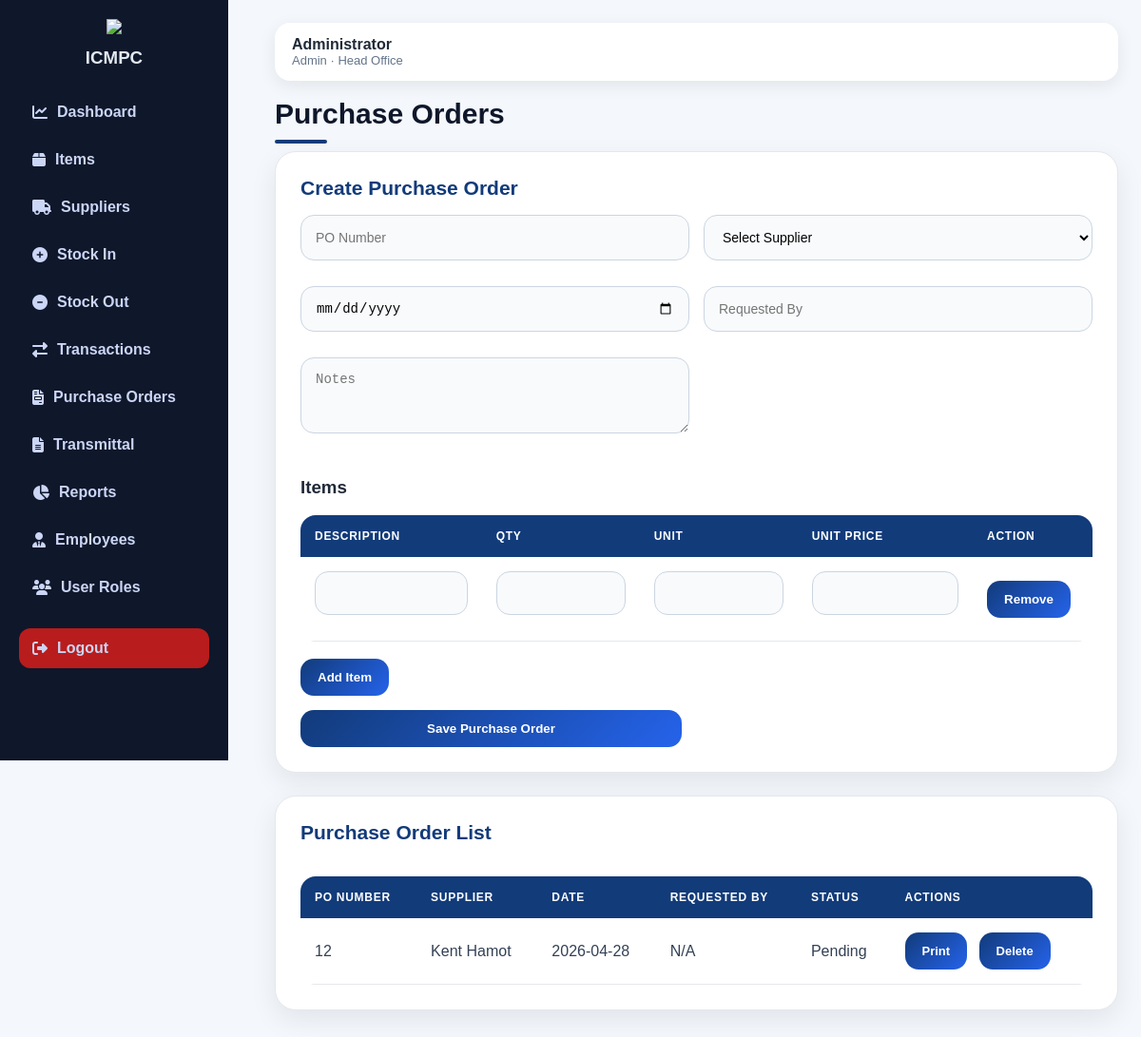
The app's page /purchase-orders (signed in) with its own data.
### tables this page shows
CREATE TABLE purchase_orders (
            id INTEGER PRIMARY KEY AUTOINCREMENT,
            po_number TEXT UNIQUE NOT NULL,
            supplier_id INTEGER,
            po_date TEXT NOT NULL,
            requested_by TEXT,
            status TEXT DEFAULT 'Pending',
            notes TEXT,
            created_at TEXT,
            FOREIGN KEY (supplier_id) REFERENCES suppliers(id)
        );

CREATE TABLE suppliers (
            id INTEGER PRIMARY KEY AUTOINCREMENT,
            name TEXT NOT NULL,
            email TEXT,
            phone TEXT,
            address TEXT,
            tin TEXT,
            vat_type TEXT,
            business_type TEXT,
            created_at TEXT
        , category TEXT, contact_person TEXT);

### app.py (the view, shortened to what this page needs)
@app.route("/purchase-orders", methods=["GET", "POST"])
def purchase_orders():
    check = require_login()
    if check:
        return check
    conn = get_db_connection()
    po_list = fetchall(conn, """
        SELECT purchase_orders.*, suppliers.name AS supplier_name
        FROM purchase_orders
        LEFT JOIN suppliers ON suppliers.id = purchase_orders.supplier_id
        ORDER BY purchase_orders.id DESC
    """)
    supplier_list = fetchall(conn, "SELECT * FROM suppliers ORDER BY name ASC")
    conn.close()
    return render_template(
        "purchase_orders.html",
        purchase_orders=po_list,
        suppliers=supplier_list
    )

### app.py (called while the page is built)
def using_postgres():
    return bool(DATABASE_URL)

def get_db_connection():
    if using_postgres():
        return psycopg2.connect(DATABASE_URL, cursor_factory=psycopg2.extras.RealDictCursor)
    conn = sqlite3.connect(DATABASE)
    conn.row_factory = sqlite3.Row
    return conn

def q(sql):
    if using_postgres():
        return sql.replace("?", "%s")
    return sql

def fetchall(conn, sql, params=()):
    cur = conn.cursor()
    cur.execute(q(sql), params)
    return cur.fetchall()

def logged_in():
    return "user_id" in session

def require_login():
    if not logged_in():
        return redirect(url_for("login"))
    return None

### templates/purchase_orders.html (shortened to what this page needs)
{% extends "base.html" %}
{% block content %}
<h1>Purchase Orders</h1>
<section class="panel">
    <h2>Create Purchase Order</h2>
    <form method="POST" class="form-grid">
        <input name="po_number" placeholder="PO Number" required>
        <select name="supplier_id">
            <option value="">Select Supplier</option>
        </select>
        <input type="date" name="po_date">
        <input name="requested_by" placeholder="Requested By">
        <textarea name="notes" placeholder="Notes"></textarea>
        <div style="grid-column: 1 / -1;">
            <h3>Items</h3>
            <table id="poItemsTable">
                <thead>
                    <tr>
                        <th>Description</th>
                        <th>Qty</th>
                        <th>Unit</th>
                        <th>Unit Price</th>
                        <th>Action</th>
                    </tr>
                </thead>
                <tbody>
                    <tr>
                        <td><input name="description[]" required></td>
                        <td><input name="po_quantity[]" type="number" min="1" required></td>
                        <td><input name="po_unit[]"></td>
                        <td><input name="unit_price[]" type="number" step="0.01"></td>
                        <td>
                            <button type="button" onclick="removePoRow(this)">Remove</button>
                        </td>
                    </tr>
                </tbody>
            </table>
            <br>
            <button type="button" onclick="addPoRow()">Add Item</button>
        </div>
        <button type="submit">Save Purchase Order</button>
    </form>
</section>
<section class="panel">
    <div class="panel-head">
        <h2>Purchase Order List</h2>
    </div>
    <table>
        <thead>
            <tr>
                <th>PO Number</th>
                <th>Supplier</th>
                <th>Date</th>
                <th>Requested By</th>
                <th>Status</th>
                <th>Actions</th>
            </tr>
        </thead>
        <tbody>
        {% for po in purchase_orders %}
            <tr>
                <td>{{ po.po_number }}</td>
                <td>{{ po.supplier_name or "N/A" }}</td>
                <td>{{ po.po_date }}</td>
                <td>{{ po.requested_by or "N/A" }}</td>
                <td>{{ po.status or "Pending" }}</td>
                <td>
                    <a href="{{ url_for('print_purchase_order', po_id=po.id) }}" class="btn-small">Print</a>
                    {% if session.get("role") == "admin" %}
                    <form method="POST" action="{{ url_for('delete_purchase_order', po_id=po.id) }}" style="display:inline;">
                        <button type="submit" class="btn-small" onclick="return confirm('Delete this purchase order?')">
                            Delete
                        </button>
                    </form>
                    {% endif %}
                </td>
            </tr>
        {% else %}
            <tr>
                <td colspan="6">No purchase orders yet.</td>
            </tr>
        {% endfor %}
        </tbody>
    </table>
</section>
{% endblock %}

### static/style.css (style rules this page uses)
* { box-sizing:border-box }
body { margin:0;font-family:Arial,sans-serif;background:#f4f7fb;color:#1f2937 }
.login-card,.panel,.card { background:white;border-radius:18px;box-shadow:0 5px 18px rgba(15,23,42,.08) }
h1 { margin-top:0;color:#0f172a }
.panel { padding:22px;margin-bottom:18px;overflow-x:auto }
.panel-head { display:flex;justify-content:space-between;align-items:center;gap:12px }
.form-grid { display:grid;grid-template-columns:repeat(2,1fr);gap:14px }
input,select,textarea { width:100%;padding:12px;border:1px solid #cbd5e1;border-radius:10px;font-size:14px;margin-bottom:12px }
textarea { min-height:80px }
button,.btn-link,.btn-small { display:inline-block;background:#123b7a;color:white;border:0;border-radius:10px;padding:12px 16px;text-decoration:none;font-weight:bold;cursor:pointer;margin-right:8px }
.btn-small { padding:8px 11px;font-size:13px }
table { width:100%;border-collapse:collapse }
th { background:#123b7a;color:white;text-align:left;padding:12px;white-space:nowrap }
td { padding:12px;border-bottom:1px solid #e5e7eb;white-space:nowrap }
.panel { background: white; padding: 20px; border-radius: 12px; margin-bottom: 20px; }
h1 { font-size: 28px; color: #0f172a; margin-bottom: 18px; font-weight: 800; }
h2 { color: #123b7a; font-size: 20px; margin-bottom: 16px; }
.panel, .form-box, .section { background: #ffffff; border-radius: 20px; padding: 24px; margin-bottom: 22px; box-shadow: 0 8px 24px rgba(15, 23, 42, 0.08); border: 1px solid #e5e7eb; }
.panel-head, .page-head { display: flex; justify-content: space-between; align-items: center; gap: 16px; margin-bottom: 18px; }
.form-grid { display: grid; grid-template-columns: repeat(2, 1fr); gap: 15px; }
input, select, textarea { width: 100%; padding: 13px 14px; border: 1px solid #cbd5e1; border-radius: 12px; background: #f8fafc; font-size: 14px; transition: all 0.2s ease; }
button, .btn-link, .btn-small { background: #123b7a; color: #ffffff; border: none; border-radius: 12px; padding: 12px 16px; font-weight: 700; text-decoration: none; cursor: pointer; transition: all 0.2s ease; }
table { width: 100%; border-collapse: separate; border-spacing: 0; background: white; overflow: hidden; border-radius: 14px; }
th { background: #123b7a; color: white; padding: 14px; font-size: 13px; text-transform: uppercase; letter-spacing: 0.04em; }
td { padding: 14px; border-bottom: 1px solid #e5e7eb; color: #334155; }
.main h1 { font-size: 30px; font-weight: 800; color: #0f172a; margin-bottom: 8px; }
.main h1::after { content: ""; display: block; width: 55px; height: 4px; background: #123b7a; border-radius: 99px; margin-top: 10px; }
.panel, .section, .form-box { background: #ffffff; border-radius: 22px; padding: 26px; margin-bottom: 24px; box-shadow: 0 10px 28px rgba(15, 23, 42, 0.08); border: 1px solid #e5e7eb; }
.panel h2, .section h2, .form-box h2 { color: #123b7a; font-size: 21px; font-weight: 800; margin-top: 0; }
input, select, textarea { width: 100%; padding: 14px 15px; border-radius: 14px; border: 1px solid #cbd5e1; background: #f8fafc; font-size: 14px; }
button, .btn-link, .btn-small { background: linear-gradient(135deg, #123b7a, #2563eb); color: white !important; border: none; border-radius: 14px; padding: 12px 18px; font-weight: 800; text-decoration: none; cursor: pointer; transition: 0.2s ease; }
table { width: 100%; border-collapse: separate; border-spacing: 0; overflow: hidden; border-radius: 16px; background: white; }
th { background: #123b7a; color: white; padding: 15px; font-size: 12px; text-transform: uppercase; letter-spacing: 0.06em; }
td { padding: 15px; border-bottom: 1px solid #e5e7eb; color: #334155; }
.panel-head { display: flex; justify-content: space-between; align-items: center; margin-bottom: 18px; }

### records on screen
purchase_orders: po_number "12", name "Kent Hamot", po_date "2026-04-28", requested_by "N/A", status "Pending"

### other values on screen
{{ session.get("full_name") }} "Administrator"
{{ session.get("role")|replace("_", " ")|title }} "Admin"
{{ session.get("branch") }} "Head Office"
